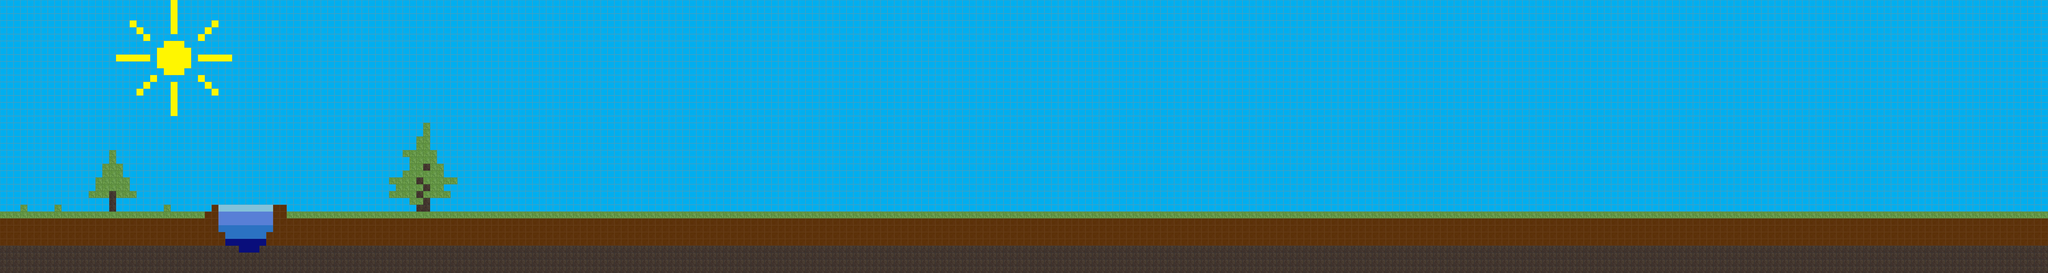

Tiled map render using the project's own tile images. Description and the map definition, with tile-layer contents summarised, below:
An orthogonal 300x40 tile map with 20x20 px tiles, 1 tile layer (Tile Layer 1), 4 tilesets.

<map version="1.0" orientation="orthogonal" width="300" height="40" tilewidth="20" tileheight="20">
 <tileset firstgid="1" name="basic" tilewidth="20" tileheight="20">
  <image source="basic4square.png" trans="ffffff" width="40" height="40" />
  <tile id="0">
   <properties>
    <property name="coords" value="0,0" />
   </properties>
  </tile>
  <tile id="1">
   <properties>
    <property name="coords" value="0,1" />
   </properties>
  </tile>
  <tile id="2">
   <properties>
    <property name="coords" value="1,0" />
   </properties>
  </tile>
  <tile id="3">
   <properties>
    <property name="coords" value="1,1" />
   </properties>
  </tile>
 </tileset>
 <tileset firstgid="5" name="debug" tilewidth="20" tileheight="20">
  <image source="basic-4-square-debug.png" trans="ffffff" width="40" height="40" />
  <tile id="0">
   <properties>
    <property name="coords" value="0,0" />
   </properties>
  </tile>
  <tile id="1">
   <properties>
    <property name="coords" value="0,1" />
   </properties>
  </tile>
  <tile id="2">
   <properties>
    <property name="coords" value="1,0" />
   </properties>
  </tile>
  <tile id="3">
   <properties>
    <property name="coords" value="1,1" />
   </properties>
  </tile>
 </tileset>
 <tileset firstgid="9" name="lg blue grad" tilewidth="40" tileheight="40">
  <image source="bluegrads.png" trans="00ff00" width="80" height="40" />
  <tile id="0">
   <properties>
    <property name="coords" value="0,0" />
   </properties>
  </tile>
  <tile id="1">
   <properties>
    <property name="coords" value="0,1" />
   </properties>
  </tile>
 </tileset>
 <tileset firstgid="11" name="sky/water" tilewidth="20" tileheight="20">
  <image source="basic-4-square-sky.png" trans="00ff00" width="40" height="40" />
  <tile id="0">
   <properties>
    <property name="coords" value="0,0" />
   </properties>
  </tile>
  <tile id="1">
   <properties>
    <property name="coords" value="0,1" />
   </properties>
  </tile>
  <tile id="2">
   <properties>
    <property name="coords" value="1,0" />
   </properties>
  </tile>
  <tile id="3">
   <properties>
    <property name="coords" value="1,1" />
   </properties>
  </tile>
 </tileset>
 <layer name="Tile Layer 1" width="300" height="40">
  <data>[12000 cells, 12000 non-empty, 9 distinct tile ids]</data>
 </layer>
</map>
